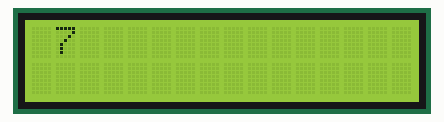
A sketch run on a simulated Arduino Uno, built with avr-gcc and run on an emulated ATmega328P. Shown: 16×2 character LCD.

Above: at 0.1 s.
At 1.1 s:
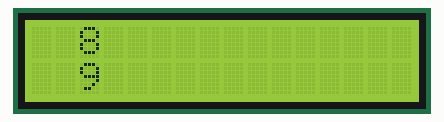

The sketch:

dummy_hello.ino
```cpp
#include <Wire.h>
#include <LiquidCrystal_I2C.h>

// Set the LCD address to 0x27 for a 16 chars and 2 line display
LiquidCrystal_I2C lcd(0x27, 16, 2);

void setup()
{
	// initialize the LCD
	lcd.begin();

	// Turn on the blacklight and print a message.
	lcd.backlight();
}

void loop()
{
	// Do nothing here...
  lcd.setCursor(1,0);
  lcd.print("7 ");
  delay(1000);
  lcd.clear();

  lcd.setCursor(2,0);
  lcd.print("8");
  lcd.setCursor(2,1);
  lcd.print("9");
  delay(1000);
  lcd.clear();
}
```

Measured:
- by itself, everything shown: repeats every 2.0 s, in 3 steps
- what the display in image 1 shows lasts 1.0 s, from 1.1 s to 2.1 s
